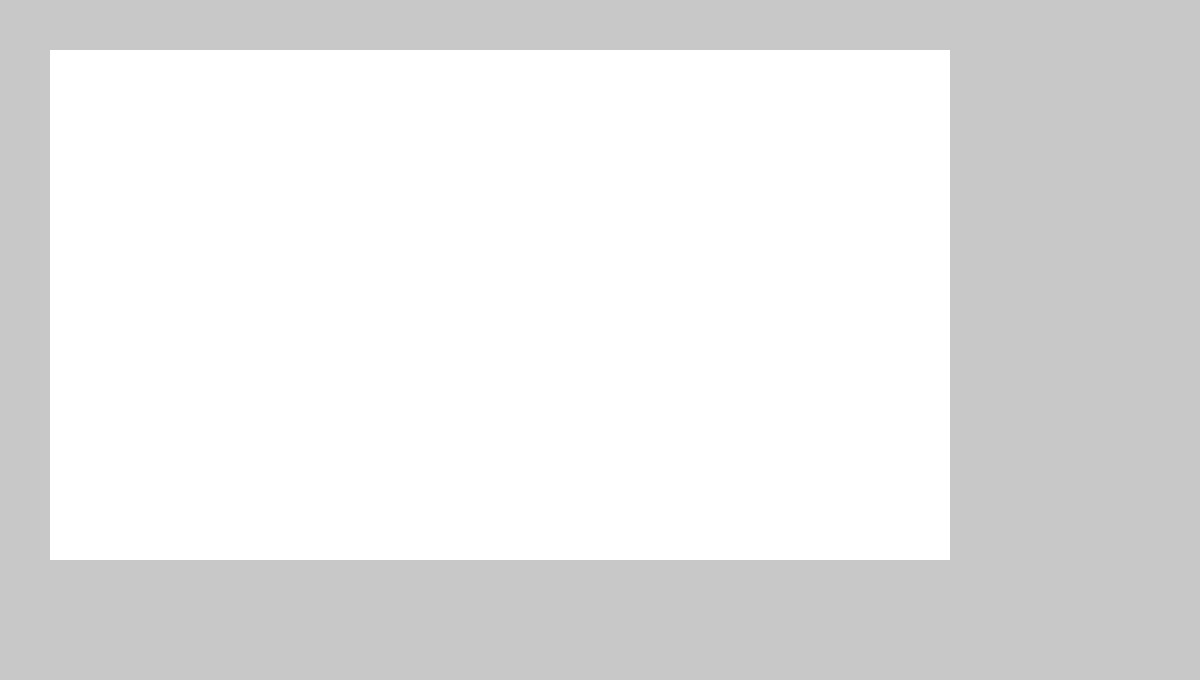
Frame 1 (no input)
Frame 60 (no input): identical to frame 1, image omitted
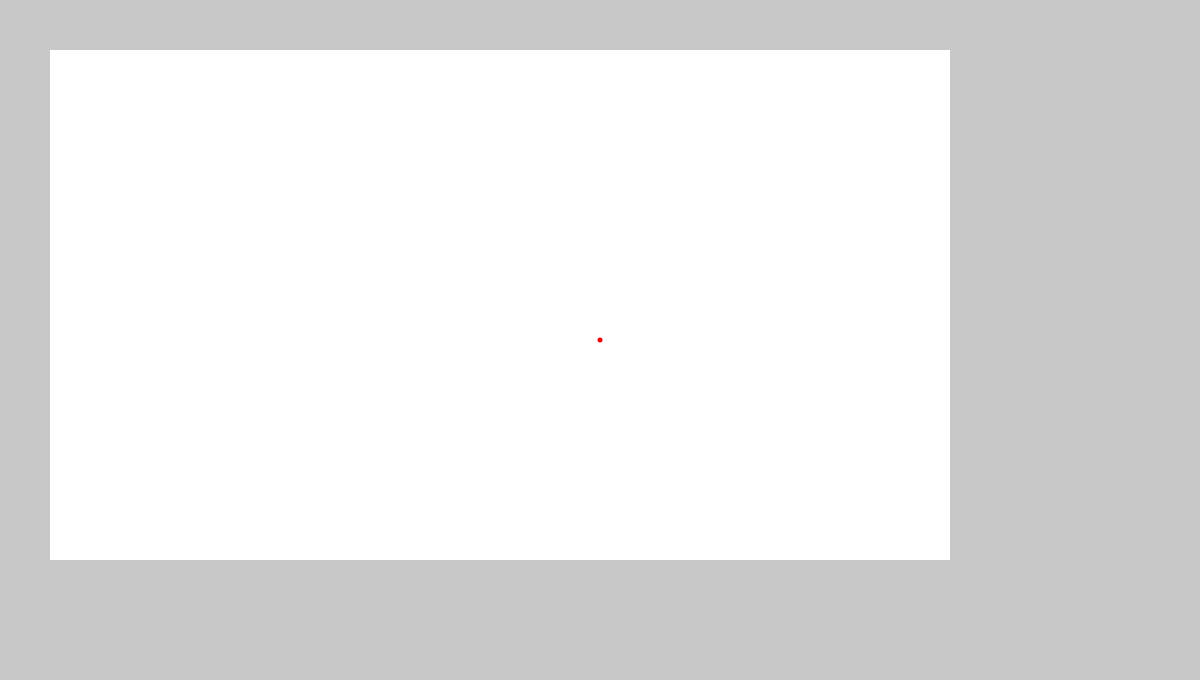
Frame 120 (the mouse pressed at the canvas centre since frame 60)

The p5.js sketch that drew these frames (run headless with seeded random() and noise() and a simulated clock; from frame 60 on, the mouse is pressed at the canvas centre):

// p5.js sketch
// ── sketch.js
let p;

class Paint
{
  constructor(sx, sy, width, height)
  {
    this.sx = sx;
    this.sy = sy;
    this.width = width;
    this.height = height;
    this.canvas = createGraphics(this.width, this.height);
    this.canvas.noFill();
    this.clear();

    this.pmx = 0;
    this.pmy = 0;
  }

  render()
  {
    image(this.canvas, this.sx, this.sy);
  }

  stroke(color)
  {
    this.canvas.stroke(color);
  }

  strokeWeight(weight)
  {
    this.canvas.strokeWeight(weight);
  }

  clear(color='white')
  {
    this.canvas.background(color);
  }

  mapbound(value, ilow, ihigh, flow, fhigh)
  {
    value = max(value, ilow);
    value = min(value, ihigh);
    return map(value, ilow, ihigh, flow, fhigh);
  }

  paint(mx, my, mouesPress)
  {
    if(mx >= this.sx && mx <= this.sx + this.width && my >= this.sy && my <= this.sy + this.height)
    {
      mx -= this.sx;
      my -= this.sy;
      if(mouesPress)
      {
        this.pmx = mx;
        this.pmy = my;
      }
      // this.strokeWeight(this.mapbound(Math.sqrt(Math.pow(this.pmx - mx, 2) + Math.pow(this.pmy - my, 2)), 3, 10, 1, 4));
      this.canvas.line(this.pmx, this.pmy, mx, my);
      this.pmx = mx;
      this.pmy = my;
    }
  }
}

function setup()
{
  createCanvas(1200, 680);
  p = new Paint(50, 50, (3 * width) / 4, (3 * height) / 4);
  p.stroke('red');
  p.strokeWeight(5);
}

function draw()
{
  background(200);
  p.render();
}

function mousePressed()
{
  p.paint(mouseX, mouseY, true);
}

function mouseDragged()
{
  p.paint(mouseX, mouseY, false);
}
